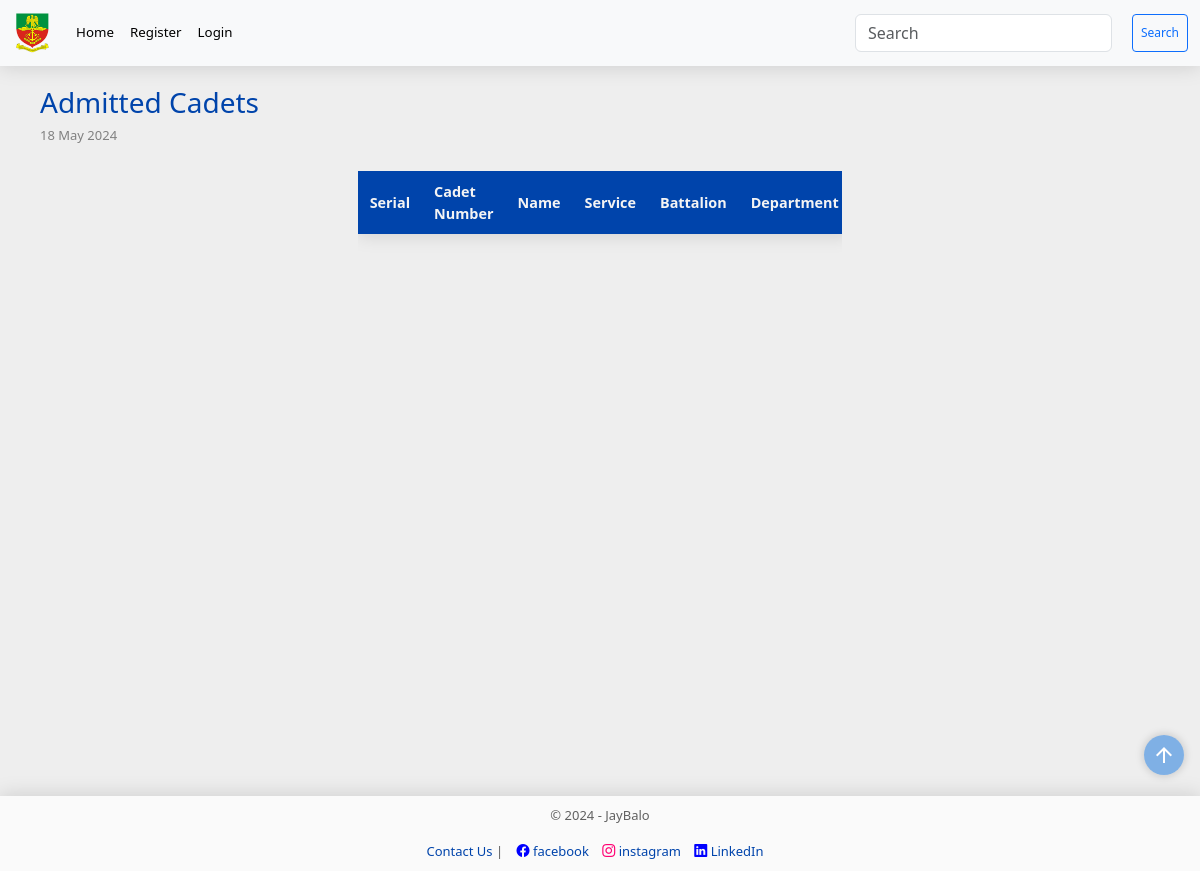
Page /admitted_cadets on the earlier database version.
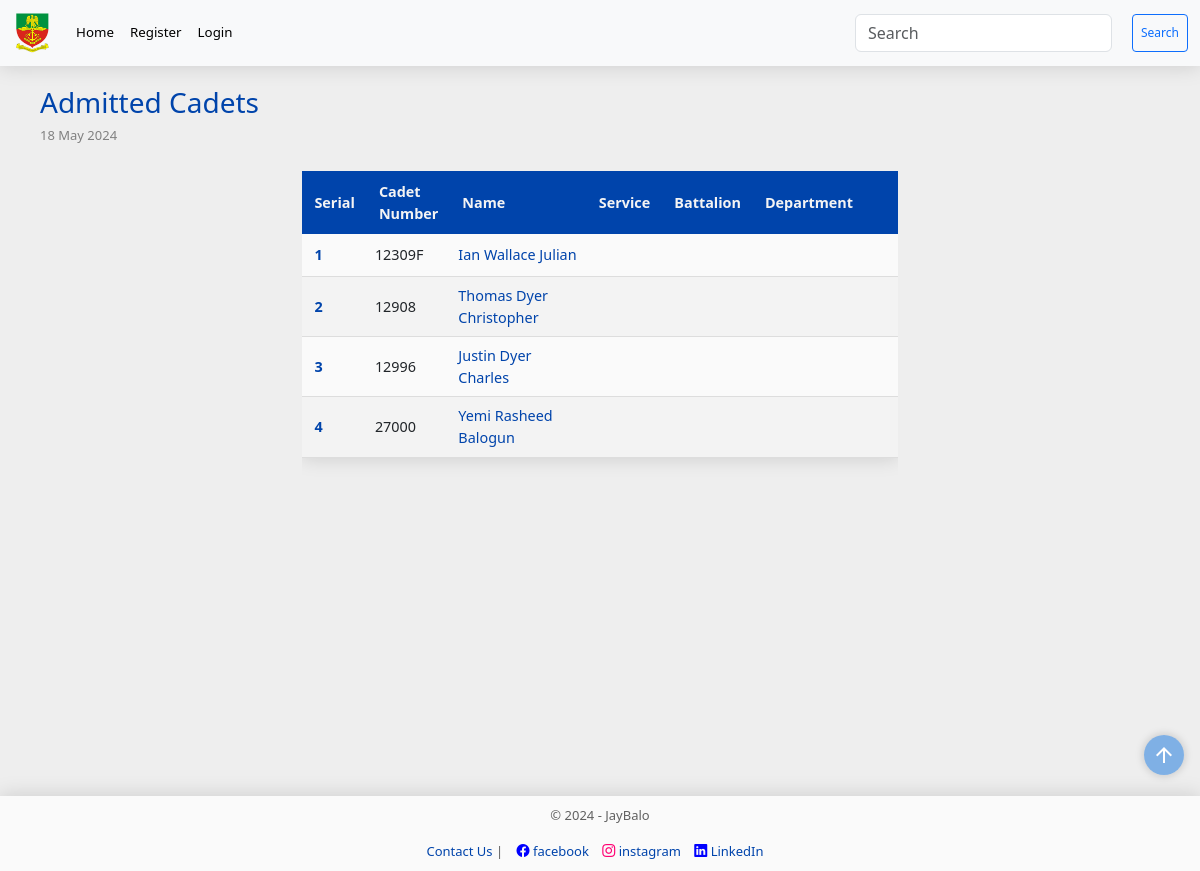
Same page on the later database version.
### models.py (models this page shows, shortened)
class Cadet(db.Model):
    __tablename__= "cadets"
    id = Column("id", Integer, primary_key=True, autoincrement=True)
    cadet_no = Column("cadet_no", String, unique=True, nullable=False)
    first_name = Column("first_name", String, nullable=False)
    middle_name = Column("middle_name", String, nullable=True)
    last_name = Column("last_name", String, nullable=False)
    religion = Column("religion", String, nullable=False)
    state = Column("state", String, nullable=False)
    lga = Column("lga", String, nullable=False)
    date_of_enlistment = Column("date_of_enlistment", String, nullable=False)
    date_of_birth = Column("date_of_birth", String, nullable=False)
    department_id = Column('department_id', ForeignKey('departments.id'), nullable=False)
    department = relationship('Department', back_populates='cadets')
    bn_id = Column("bn_id", ForeignKey('battalions.id'), nullable=False)
    bn = relationship('Battalion', back_populates='cadet')
    gender_id = Column("gender_id", ForeignKey('genders.id'), nullable=False)
    gender = relationship('Gender', back_populates='cadet')
    service_id = Column("service_id", ForeignKey('services.id'), nullable=False)
    service = relationship('Service', back_populates='cadet')
    regular_id = Column("regular_id", ForeignKey('regular_courses.id'), nullable=False)
    regular_course = relationship('RegularCourse', back_populates='cadet')
    medical = relationship('Medical', back_populates='cadet')
    admission_count = Column("admission_count", Integer, nullable=False, default=0)
    admission_date = Column(Date, nullable=True)  # New field for admission date
    scores = relationship("Score", back_populates='cadet', uselist=False)
    service_scores = relationship("ServiceScore", back_populates='cadet', uselist=False)
    courses = relationship("Course", back_populates="cadet")
    profile_picture = relationship('ProfilePicture', back_populates='cadet')

### main.py (the view)
@app.route('/admitted_cadets')
def admitted_cadets():
    search_form = SearchForm()
    page = request.args.get("page", 1, type=int)
    per_page = 20
    today_date = date.today()
    admitted_cadets = session.query(Cadet).filter(Cadet.admission_date == today_date).all()
    today_date = str(today_date)
    today_date_obj = datetime.strptime(today_date, '%Y-%m-%d')
    formatted_today_date = today_date_obj.strftime('%d %B %Y').lstrip('0').replace(' 0', ' ')
    return render_template('admitted_cadets.html',
                           search_form=search_form,
                           rows=admitted_cadets,
                           year=year,
                           page=page,
                           per_page=per_page,
                           today=formatted_today_date
                           )

### forms.py
class SearchForm(FlaskForm):
    searched = StringField('Searched', validators=[DataRequired() ])
    submit = SubmitField('Search')

### main.py (called while the page is built)
@app.context_processor
def base():
    form = SearchForm()
    course = regular_courses() # Assuming this returns a dictionary
    return {
        'form_dict': dict(form=form),
        'course_dict': course,
        }

### utils.py (called while the page is built)
def regular_courses():
    course = db.session.query(RegularCourse).all()
    course_dict = {}
    for course_object in course:
        key = course_object.id
        course_dict[key] = [course_object.course_no]
    return course_dict

### templates/admitted_cadets.html (shortened to what this page needs)
<!DOCTYPE html>
{% extends "base.html" %} {% block title %}Admitted Cadets{% endblock %} {%
block content %}
<div style="margin: auto" class="container">
  <h3 style="color: rgb(0, 68, 171)">Admitted Cadets</h3>
  <h5 style="font-size: small; color: grey">{{ today }}</h5>
  <div style="margin: 0 auto" class="container" style="font-size: 1rem">
    <div style="width: fit-content; margin: 0 auto" class="container">
      <div
        style="margin: auto"
        class="autocomplete-suggestions custom-container"
      >
      <div style="margin: 0; padding: 0;" class="scrollable-table">
        <table class="custom-table table-sm table-hover">
          <thead>
            <tr>
              <th style="width: 5%" scope="col">Serial</th>
              <th style="width: 10%" scope="col">Cadet Number</th>
              <th style="width: 30%" scope="col">Name</th>
              <th style="width: 10%" scope="col">Service</th>
              <th style="width: 10%" scope="col">Battalion</th>
              <th style="width: 30%" scope="col">Department</th>
            </tr>
          </thead>
          <tbody id="cadet-table-body">
            {% for row in rows %}
            <tr class="active-row">
              <th class="card-heading-text" scope="row">
                {{ (page - 1) * per_page + loop.index }}
              </th>
              <td data-cell="Cadet No">{{ row.cadet_no }}</td>
              <td data-cell="Name">
                <a
                  style="text-decoration: none; color: rgb(0, 68, 171)"
                  href="{{ url_for('student_info', id=row.id) }}"
                  >{{ row.first_name }} {{ row.middle_name }} {{ row.last_name
                  }}</a
                >
              </td>
              <td data-cell="Service">
              </td>
              <td data-cell="Battalion">
              </td>
              <td data-cell="Department">
              </td>
            </tr>
            {% endfor %}
          </tbody>
        </table>
      </div>
      </div>
    </div>
    {% endblock %}

### templates/base.html (shortened to what this page needs)
<!DOCTYPE html>
<html lang="en">
  <head>
    <link
      href="https://cdn.jsdelivr.net/npm/bootstrap@5.3.2/dist/css/bootstrap.min.css"
      rel="stylesheet"
    />
    <link
      rel="stylesheet"
      href="https://cdn.jsdelivr.net/npm/bootstrap-icons@1.11.2/font/bootstrap-icons.min.css"
    />
    <link
      rel="stylesheet"
      href="https://cdnjs.cloudflare.com/ajax/libs/font-awesome/6.5.1/css/all.min.css"
    />
    <link
      rel="stylesheet"
      type="text/css"
      href="{{ url_for('static', filename='styles.css') }}"
    />
  </head>
  <body>
    {% include 'navbar.html' %}
    <div style="margin-bottom: 100px" class="container-fluid hero">
      {% block content %} {% endblock %}
    </div>
    <div class="div">
      <a href="#" class="back-to-top">
        <span class="material-symbols-outlined">arrow_upward</span>
      </a>
    </div>
    <div class="container">{% include 'footer.html' %}</div>
  </body>
</html>

### templates/navbar.html (shortened to what this page needs)
<!DOCTYPE html>
<nav
  class="navbar bg-light navbar-expand-lg bg-body-primary"
  data-bs-theme="light"
>
  <div class="container-fluid">
    <a class="navbar-brand" href="/"
      ><img
        id="nda-logo"
        src="{{ url_for('static', filename='images/nda_logo.png') }}"
        alt="nda-logo"
    /></a>
    <div class="collapse navbar-collapse" id="navbarSupportedContent">
      <ul style="font-size: smaller" class="navbar-nav me-auto mb-2 mb-lg-0">
        <li class="nav-item">
          <a
            class="nav-link active"
            aria-current="page"
            href="{{ url_for('home') }}"
            >Home</a
          >
        </li>
        {% if current_user.is_authenticated %}
        <li class="nav-item dropdown">
          <a
            class="nav-link dropdown-toggle"
            href="#"
            role="button"
            data-bs-toggle="dropdown"
            aria-expanded="false"
          >
            Admission
          </a>
          <ul class="dropdown-menu">
            <li>
              <a
                class="dropdown-item"
                aria-current="page"
                href="{{ url_for('admit_cadet') }}"
                >Add cadets</a
              >
            </li>
            <li>
              <a class="dropdown-item" href="{{ url_for('admitted_cadets') }}"
                >Admission cadets</a
              >
            </li>
          </ul>
        </li>
        <li class="nav-item"></li>
        <li class="nav-item dropdown">
          <a
            class="nav-link dropdown-toggle"
            href="#"
            role="button"
            data-bs-toggle="dropdown"
            aria-expanded="false"
          >
            Regular Course
          </a>
          <ul class="dropdown-menu">
            {% for key, value in course_dict.items() %}
            <li>
              <a
                class="dropdown-item"
                href="{{ url_for('select_course', id=key) }}"
              >
                {{ value[0] }} RC</a
              >
            </li>
            {% endfor %}
          </ul>
        </li>
        <li class="nav-item">
          <a
            class="nav-link active"
            aria-current="page"
            href="{{ url_for('logout') }}"
            >Logout</a
          >
        </li>
        {% else%}
        <li class="nav-item">
          <a
            class="nav-link active"
            aria-current="page"
            href="{{ url_for('register_staff') }}"
            >Register</a
          >
        </li>
        <li class="nav-item">
          <a
            class="nav-link active"
            aria-current="page"
            href="{{ url_for('login') }}"
            >Login</a
          >
        </li>
        {% endif %}
      </ul>
      <form
        class="d-flex"
        name="searchForm"
        method="POST"
        action="{{ url_for('search') }}"
        role="search"
      >
        {{ search_form.csrf_token }} {{ search_form.searched(id="searched",
        class="form-control input-sm", type="search", placeholder="Search",
        aria_label="Search", oninput="autocompleteSearch()") }} {{
        search_form.submit(class="btn btn-outline-primary btn-sm",
        style="margin-left: 20px; --bs-btn-padding-y: .25rem; --bs-btn-padding-x: .5rem; --bs-btn-font-size: .75rem;") }}
      </form>
    </div>
  </div>
</nav>

### templates/footer.html
<!DOCTYPE html>
<div class="container-fluid">
  <footer>
    <div class="container">
      <div class="copyright">
        <p>&copy {{ year }} - JayBalo</p>
      </div>
      <div class="social">
        <a href="#" class="support">Contact Us</a> |
        <a href="#" style="padding: 10px" class="face"
          ><i style="color: blue" class="bi bi-facebook"></i> facebook</a
        >
        <a href="#" class="insta"
          ><i style="color: rgb(255, 0, 115)" class="bi bi-instagram"></i>
          instagram</a
        >
        <a href="#" style="padding: 10px" class="linked"
          ><i style="color: blue" class="bi bi-linkedin"></i> LinkedIn</a
        >
      </div>
    </div>
  </footer>
</div>

### static/styles.css (style rules this page uses)
html { scroll-behavior: smooth; }
body { margin: 0; padding: 0; background-color: #eeeeee; min-height: 100vh; display: flex; flex-direction: column; height: auto; margin-bottom: 50px; }
ul { list-style-type: none; }
#nda-logo { width: 40px; }
.container { padding: 10px; margin: auto; }
.custom-container { width: 90%; margin: auto; }
.scrollable-table { height: 500px; overflow-y: auto; scroll-snap-type: y mandatory; }
.scrollable-table > table { width: 100%; }
table { width: 100%; background-color: #fafafa; border-radius: 5px 5px 0 0; }
.custom-table { border-collapse: collapse; margin: 0; font-size: 0.9em; width: fit-content; border-radius: 5px 5px 0 0; box-shadow: 0 0 20px rgba(0, 0, 0, 0.15); }
.custom-table thead tr { background-color: rgb(0, 68, 171); color: #f4f4f4; text-align: left; font-weight: 600; position: sticky; top: 0; }
.custom-table th, .content-table td { padding: 10px 12px; }
.custom-table tbody td { padding: 0.5rem; }
.custom-table tbody tr { border-bottom: 1px solid #dddddd; }
.custom-table tbody tr:nth-of-type(even) { background-color: #f3f3f3; }
a { text-decoration: none; color: rgb(0, 68, 171); }
nav { margin-bottom: 10px; display: flex; color: rgb(0, 68, 171); background-color: #fafafa; justify-content: space-between; align-items: center; box-shadow: 0 0 20px rgba(0, 0, 0, 0.15); }
.card-heading-text { color: #0044ab; }
footer { position: fixed; bottom: 0; left: 0; right: 0; width: 100%; background-color: #fafafa; text-align: center; font-size: small; color: rgb(97, 97, 97); box-shadow: 0 0 20px rgba(0, 0, 0, 0.15); box-sizing: border-box; }
.back-to-top { color: #e4e4e4; position: fixed; bottom: 6rem; right: 1rem; display: inline-flex; align-items: center; justify-content: center; background-color: #1475dc82; border-radius: 2rem; box-shadow: 0 0 10px rgba(0, 0, 0, 0.2); padding: 0.5rem; text-decoration: none; transition: 0.2s ease-out; }
.back-to-top span { color: #fff; font-size: 1.5rem; transition: 0.2s ease-out; }

Differences in the rows shown:
now on this page (row edited): Cadet: index "1", cadet_no "12309F", first_name "Ian", middle_name "Wallace", last_name "Julian"
now on this page (row edited): Cadet: (page-1)*per_page+loop.index "2", cadet_no "12908", first_name "Thomas", middle_name "Dyer", last_name "Christopher"
now on this page (row edited): Cadet: index "3", cadet_no "12996", first_name "Justin", middle_name "Dyer", last_name "Charles"
now on this page (row edited): Cadet: index "4", cadet_no "27000", first_name "Yemi", middle_name "Rasheed", last_name "Balogun"
